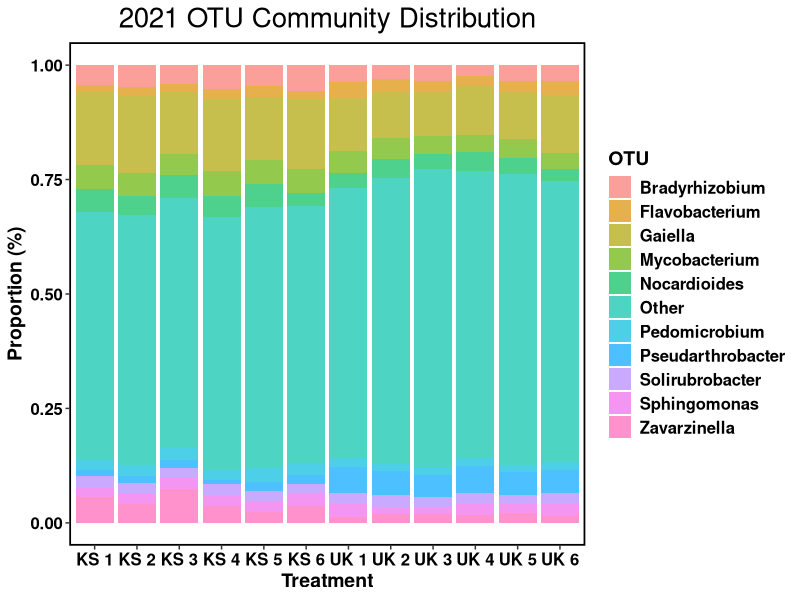
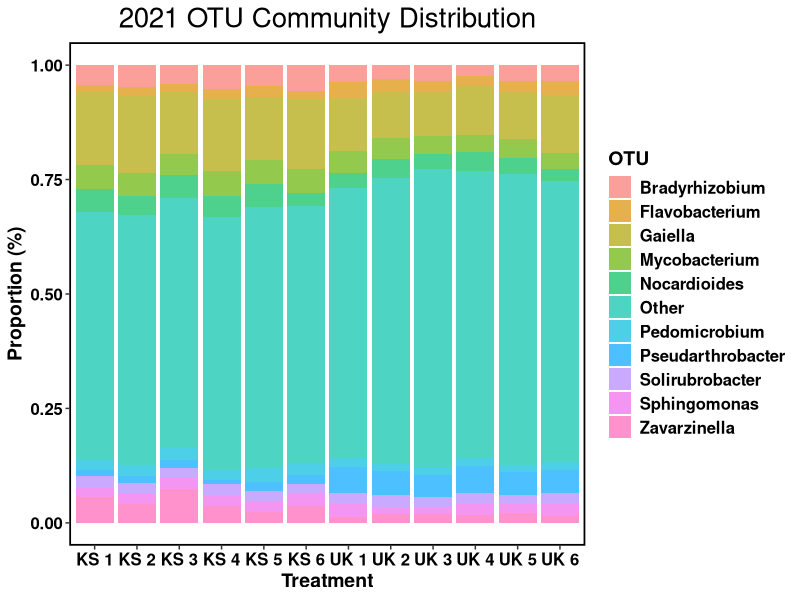

Source code (R) for these figures, in order:
library(tidyverse)
library(readxl)
library(broom)
library(purrr)
library(plyr)
library(RColorBrewer)

#sets working directory to target folder
setwd("D:/Users/kentp/Documents/Github/Rhizosphere-sequencing/Wheat 2021") 

#reads in the data
data <- read_excel(path="OTU.xlsx")
Distribution = ggplot(data, aes(fill=OTU,y=Count, x=Treatment)) + 
  geom_bar(position="fill", stat="identity", alpha = 0.7)+
  theme(axis.text.y = element_text(colour = "black", size = 12, face = "bold"), 
        axis.text.x = element_text(colour = "black", face = "bold", size = 12), 
        legend.text = element_text(size = 12, face ="bold", colour ="black"), 
        legend.position = "right", axis.title.y = element_text(face = "bold", size = 14), 
        axis.title.x = element_text(face = "bold", size = 14, colour = "black"), 
        legend.title = element_text(size = 14, colour = "black", face = "bold"), 
        panel.background = element_blank(), panel.border = element_rect(colour = "black", fill = NA, size = 1.2),
        legend.key=element_blank()) +  
  labs(x = "Treatment", y = "Proportion (%)") +
  ggtitle("2021 OTU Community Distribution") + theme(plot.title = element_text(size=20, hjust = 0.5))

Distribution

ggsave("Distribution OTU.tiff", height = 8, width = 10, units = "in")
